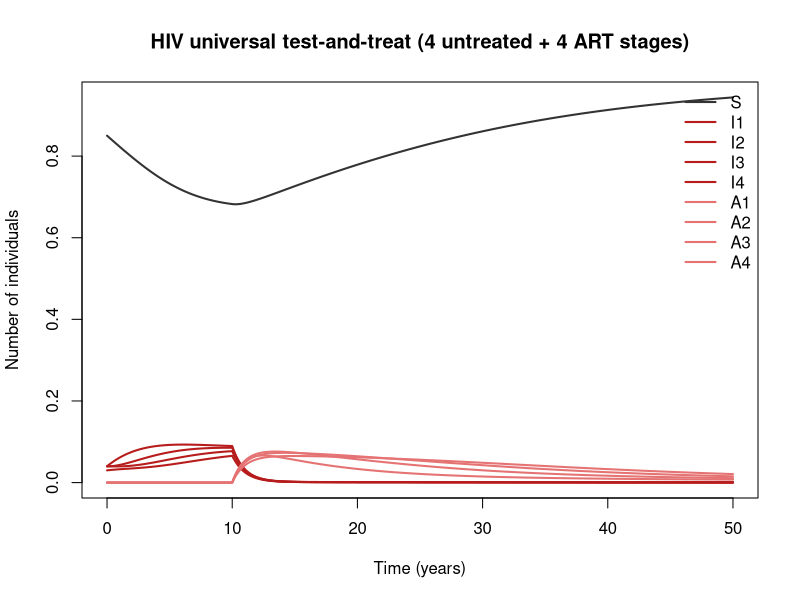

Reproduce this figure in R.
## HIV universal test-and-treat (4 untreated + 4 ART stages)
## HIV, generalised heterosexual epidemic (South Africa).
## Parameter values: 0 of 10 checked against the source; the rest are recalled or illustrative.
## Reference: Granich RM, Gilks CF, Dye C, De Cock KM, Williams BG. Universal voluntary HIV testing with immediate antiretroviral therapy as a strategy for elimination of HIV transmission: a mathematical model. Lancet 2009;373(9657):48–57
## Source: https://doi.org/10.1016/S0140-6736(08
##
## Generated from a compartmental model diagram (model format v1).
## Regenerating from the same diagram always gives this exact file.
##
## Compartments: S, I1, I2, I3, I4, A1, A2, A3, A4
## Flows (time unit: years):
##   (outside) -> S   : (mu * N + rho_p * I4 + rho_a * A4)
##   S -> I1          : foi * S
##   I1 -> I2         : rho_p * I1
##   I2 -> I3         : rho_p * I2
##   I3 -> I4         : rho_p * I3
##   I4 -> (outside)  : rho_p * I4
##   I1 -> A1         : tau_t * I1
##   I2 -> A2         : tau_t * I2
##   I3 -> A3         : tau_t * I3
##   I4 -> A4         : tau_t * I4
##   A1 -> A2         : rho_a * A1
##   A2 -> A3         : rho_a * A2
##   A3 -> A4         : rho_a * A3
##   A4 -> (outside)  : rho_a * A4
##   A1 -> I1         : dropout * A1
##   A2 -> I2         : dropout * A2
##   A3 -> I3         : dropout * A3
##   A4 -> I4         : dropout * A4
##   S -> (outside)   : mu * S
##   I1 -> (outside)  : mu * I1
##   I2 -> (outside)  : mu * I2
##   I3 -> (outside)  : mu * I3
##   I4 -> (outside)  : mu * I4
##   A1 -> (outside)  : mu * A1
##   A2 -> (outside)  : mu * A2
##   A3 -> (outside)  : mu * A3
##   A4 -> (outside)  : mu * A4

library(deSolve)

# ---- Time ------------------------------------------------------------
times <- seq(0, 50, by = 0.05)  # years

# ---- Parameters ------------------------------------------------------
parameters <- c(
  lambda0 = 0.6,    # transmission coefficient at low prevalence (/yr) [illustrative]
  alpha_h = 4,      # strength of the prevalence-dependent decline in transmission [illustrative]
  n_h = 1,          # shape exponent of that decline [illustrative]
  rho_p = 0.4,      # progression rate between untreated stages (4 stages of 2.5 yr give about 10 yr mean survival) (/yr) [illustrative]
  rho_a = 0.1,      # progression between stages while on ART (slower) (/yr) [illustrative]
  eps_art = 0.01,   # relative infectiousness on ART (99% reduction) [recalled]
  tau = 1,          # testing plus ART initiation rate; 1/yr = annual universal test-and-treat (/yr) [illustrative]
  dropout = 0.015,  # ART discontinuation (/yr) [illustrative]
  mu = 0.02,        # background adult mortality/exit (/yr) [illustrative]
  t_start = 10      # year the strategy starts (yr) [illustrative]
)

# ---- Initial conditions ----------------------------------------------
state <- c(
  S = 0.85,   # susceptible adults aged 15+
  I1 = 0.04,  # untreated HIV, stage 1
  I2 = 0.04,  # untreated HIV, stage 2
  I3 = 0.04,  # untreated HIV, stage 3
  I4 = 0.03,  # untreated HIV, stage 4 (AIDS)
  A1 = 0,     # on ART, entered from stage 1
  A2 = 0,     # on ART, entered from stage 2
  A3 = 0,     # on ART, entered from stage 3
  A4 = 0      # on ART, entered from stage 4
)

# ---- Model equations -------------------------------------------------
hiv_art_tasp_granich_model <- function(t, state, parameters) {
  with(as.list(c(state, parameters)), {
    # Total population
    N <- S + I1 + I2 + I3 + I4 + A1 + A2 + A3 + A4

    # Derived quantities
    P <- (I1 + I2 + I3 + I4 + A1 + A2 + A3 + A4) / N                          # HIV prevalence
    lam_eff <- lambda0 * exp(-alpha_h * P^n_h)                                # saturating transmission rate (heterogeneity proxy)
    foi <- lam_eff * (I1 + I2 + I3 + I4 + eps_art * (A1 + A2 + A3 + A4)) / N  # force of infection
    tau_t <- ifelse(t >= t_start, tau, 0)                                     # time-switched testing/ART rate

    # Rates of change
    dS <- (mu * N + rho_p * I4 + rho_a * A4) - foi * S - mu * S
    dI1 <- foi * S - rho_p * I1 - tau_t * I1 + dropout * A1 - mu * I1
    dI2 <- rho_p * I1 - rho_p * I2 - tau_t * I2 + dropout * A2 - mu * I2
    dI3 <- rho_p * I2 - rho_p * I3 - tau_t * I3 + dropout * A3 - mu * I3
    dI4 <- rho_p * I3 - rho_p * I4 - tau_t * I4 + dropout * A4 - mu * I4
    dA1 <- tau_t * I1 - rho_a * A1 - dropout * A1 - mu * A1
    dA2 <- tau_t * I2 + rho_a * A1 - rho_a * A2 - dropout * A2 - mu * A2
    dA3 <- tau_t * I3 + rho_a * A2 - rho_a * A3 - dropout * A3 - mu * A3
    dA4 <- tau_t * I4 + rho_a * A3 - rho_a * A4 - dropout * A4 - mu * A4

    list(c(dS, dI1, dI2, dI3, dI4, dA1, dA2, dA3, dA4))
  })
}

# ---- Solve -----------------------------------------------------------
out <- ode(y = state, times = times, func = hiv_art_tasp_granich_model, parms = parameters, hmax = 0.05)
out <- as.data.frame(out)

# ---- Plot ------------------------------------------------------------
compartment_cols <- c(S = "#333333", I1 = "#B71C1C", I2 = "#B71C1C", I3 = "#B71C1C", I4 = "#B71C1C", A1 = "#E57373", A2 = "#E57373", A3 = "#E57373", A4 = "#E57373")
matplot(out$time, out[, names(compartment_cols)], type = "l", lty = 1, lwd = 2,
        col = compartment_cols, xlab = "Time (years)", ylab = "Number of individuals",
        main = "HIV universal test-and-treat (4 untreated + 4 ART stages)")
legend("topright", legend = names(compartment_cols), col = compartment_cols,
       lty = 1, lwd = 2, bty = "n")
